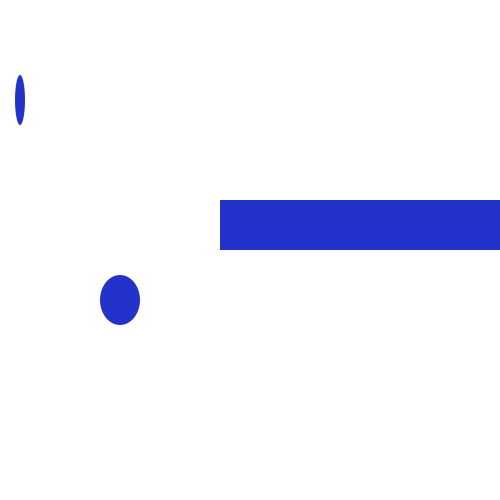
Frame 1 (no input)
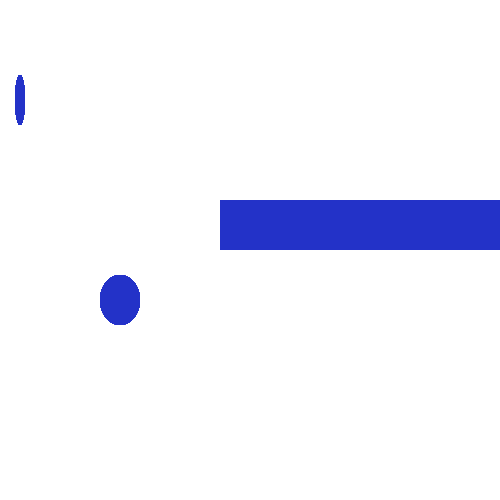
Frame 60 (the mouse pressed at the canvas centre just before this capture)
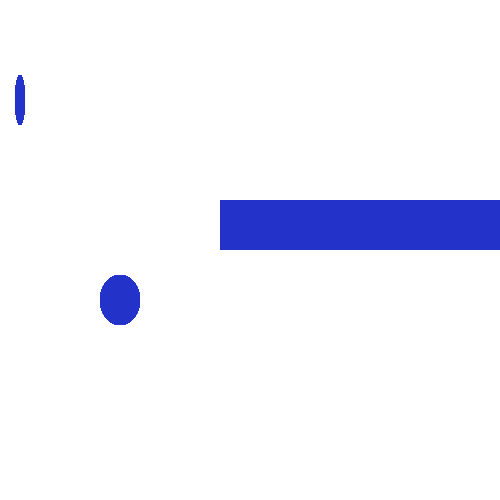
Frame 120 (the mouse held since frame 60 and released just before this capture)

The Processing sketch that drew these frames (run headless with seeded random() and noise(); from frame 60 on, the mouse is pressed at the canvas centre):

// Processing sketch: Exercise_33_1
// ── Exercise_33_1.pde
//1. Create an array to store the y-coordinates of a sequence of shapes. Draw each shape
//inside draw() and use the values from the array to set the y-coordinate of each.

float[] y = {100,200,300};

void setup(){
  size(500,500);
  smooth();
  noStroke();
  background(255);
  fill(35, 50, 200); 
}

void draw(){
  ellipse(20,y[0],10,50);
  rect(220,y[1],300,50);
  ellipse(120,y[2],40,50);
}
